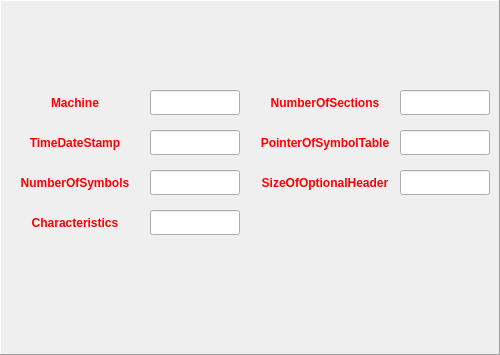
   <widget class="QFrame" name="File_HEADERSFR">
    <property name="enabled">
     <bool>true</bool>
    </property>
    <property name="geometry">
     <rect>
      <x>0</x>
      <y>25</y>
      <width>500</width>
      <height>355</height>
     </rect>
    </property>
    <property name="autoFillBackground">
     <bool>false</bool>
    </property>
    <property name="styleSheet">
     <string notr="true">#File_HEADERSFR{
border-image: url(:/image/481517.jpg);
}</string>
    </property>
    <property name="frameShape">
     <enum>QFrame::Panel</enum>
    </property>
    <property name="frameShadow">
     <enum>QFrame::Raised</enum>
    </property>
    <widget class="QLabel" name="label">
     <property name="geometry">
      <rect>
       <x>0</x>
       <y>90</y>
       <width>150</width>
       <height>25</height>
      </rect>
     </property>
     <property name="palette">
      <palette>
       <active>
        <colorrole role="WindowText">
         <brush brushstyle="SolidPattern">
          <color alpha="255">
           <red>255</red>
           <green>0</green>
           <blue>0</blue>
          </color>
         </brush>
        </colorrole>
        <colorrole role="Text">
         <brush brushstyle="SolidPattern">
          <color alpha="255">
           <red>0</red>
           <green>0</green>
           <blue>0</blue>
          </color>
         </brush>
        </colorrole>
       </active>
       <inactive>
        <colorrole role="WindowText">
         <brush brushstyle="SolidPattern">
          <color alpha="255">
           <red>255</red>
           <green>0</green>
           <blue>0</blue>
          </color>
         </brush>
        </colorrole>
        <colorrole role="Text">
         <brush brushstyle="SolidPattern">
          <color alpha="255">
           <red>0</red>
           <green>0</green>
           <blue>0</blue>
          </color>
         </brush>
        </colorrole>
       </inactive>
       <disabled>
        <colorrole role="WindowText">
         <brush brushstyle="SolidPattern">
          <color alpha="255">
           <red>120</red>
           <green>120</green>
           <blue>120</blue>
          </color>
         </brush>
        </colorrole>
        <colorrole role="Text">
         <brush brushstyle="SolidPattern">
          <color alpha="255">
           <red>120</red>
           <green>120</green>
           <blue>120</blue>
          </color>
         </brush>
        </colorrole>
       </disabled>
      </palette>
     </property>
     <property name="font">
      <font>
       <family>Microsoft YaHei UI</family>
       <weight>75</weight>
       <bold>true</bold>
      </font>
     </property>
     <property name="acceptDrops">
      <bool>false</bool>
     </property>
     <property name="frameShape">
      <enum>QFrame::NoFrame</enum>
     </property>
     <property name="text">
      <string>Machine</string>
     </property>
     <property name="alignment">
      <set>Qt::AlignCenter</set>
     </property>
    </widget>
    <widget class="QLineEdit" name="MachineLE">
     <property name="geometry">
      <rect>
       <x>150</x>
       <y>90</y>
       <width>90</width>
       <height>25</height>
      </rect>
     </property>
     <property name="palette">
      <palette>
       <active>
        <colorrole role="WindowText">
         <brush brushstyle="SolidPattern">
          <color alpha="255">
           <red>255</red>
           <green>0</green>
           <blue>0</blue>
          </color>
         </brush>
        </colorrole>
        <colorrole role="Text">
         <brush brushstyle="SolidPattern">
          <color alpha="255">
           <red>0</red>
           <green>0</green>
           <blue>0</blue>
          </color>
         </brush>
        </colorrole>
       </active>
       <inactive>
        <colorrole role="WindowText">
         <brush brushstyle="SolidPattern">
          <color alpha="255">
           <red>255</red>
           <green>0</green>
           <blue>0</blue>
          </color>
         </brush>
        </colorrole>
        <colorrole role="Text">
         <brush brushstyle="SolidPattern">
          <color alpha="255">
           <red>0</red>
           <green>0</green>
           <blue>0</blue>
          </color>
         </brush>
        </colorrole>
       </inactive>
       <disabled>
        <colorrole role="WindowText">
         <brush brushstyle="SolidPattern">
          <color alpha="255">
           <red>120</red>
           <green>120</green>
           <blue>120</blue>
          </color>
         </brush>
        </colorrole>
        <colorrole role="Text">
         <brush brushstyle="SolidPattern">
          <color alpha="255">
           <red>120</red>
           <green>120</green>
           <blue>120</blue>
          </color>
         </brush>
        </colorrole>
       </disabled>
      </palette>
     </property>
     <property name="font">
      <font>
       <family>Microsoft YaHei UI</family>
       <weight>75</weight>
       <bold>true</bold>
      </font>
     </property>
     <property name="readOnly">
      <bool>true</bool>
     </property>
    </widget>
    <widget class="QLabel" name="label_2">
     <property name="geometry">
      <rect>
       <x>250</x>
       <y>90</y>
       <width>150</width>
       <height>25</height>
      </rect>
     </property>
     <property name="palette">
      <palette>
       <active>
        <colorrole role="WindowText">
         <brush brushstyle="SolidPattern">
          <color alpha="255">
           <red>255</red>
           <green>0</green>
           <blue>0</blue>
          </color>
         </brush>
        </colorrole>
        <colorrole role="Text">
         <brush brushstyle="SolidPattern">
          <color alpha="255">
           <red>0</red>
           <green>0</green>
           <blue>0</blue>
          </color>
         </brush>
        </colorrole>
       </active>
       <inactive>
        <colorrole role="WindowText">
         <brush brushstyle="SolidPattern">
          <color alpha="255">
           <red>255</red>
           <green>0</green>
           <blue>0</blue>
          </color>
         </brush>
        </colorrole>
        <colorrole role="Text">
         <brush brushstyle="SolidPattern">
          <color alpha="255">
           <red>0</red>
           <green>0</green>
           <blue>0</blue>
          </color>
         </brush>
        </colorrole>
       </inactive>
       <disabled>
        <colorrole role="WindowText">
         <brush brushstyle="SolidPattern">
          <color alpha="255">
           <red>120</red>
           <green>120</green>
           <blue>120</blue>
          </color>
         </brush>
        </colorrole>
        <colorrole role="Text">
         <brush brushstyle="SolidPattern">
          <color alpha="255">
           <red>120</red>
           <green>120</green>
           <blue>120</blue>
          </color>
         </brush>
        </colorrole>
       </disabled>
      </palette>
     </property>
     <property name="font">
      <font>
       <family>Microsoft YaHei UI</family>
       <weight>75</weight>
       <bold>true</bold>
      </font>
     </property>
     <property name="acceptDrops">
      <bool>false</bool>
     </property>
     <property name="frameShape">
      <enum>QFrame::NoFrame</enum>
     </property>
     <property name="text">
      <string>NumberOfSections</string>
     </property>
     <property name="alignment">
      <set>Qt::AlignCenter</set>
     </property>
    </widget>
    <widget class="QLineEdit" name="NumberOfSectionsLE">
     <property name="geometry">
      <rect>
       <x>400</x>
       <y>90</y>
       <width>90</width>
       <height>25</height>
      </rect>
     </property>
     <property name="palette">
      <palette>
       <active>
        <colorrole role="WindowText">
         <brush brushstyle="SolidPattern">
          <color alpha="255">
           <red>255</red>
           <green>0</green>
           <blue>0</blue>
          </color>
         </brush>
        </colorrole>
        <colorrole role="Text">
         <brush brushstyle="SolidPattern">
          <color alpha="255">
           <red>0</red>
           <green>0</green>
           <blue>0</blue>
          </color>
         </brush>
        </colorrole>
       </active>
       <inactive>
        <colorrole role="WindowText">
         <brush brushstyle="SolidPattern">
          <color alpha="255">
           <red>255</red>
           <green>0</green>
           <blue>0</blue>
          </color>
         </brush>
        </colorrole>
        <colorrole role="Text">
         <brush brushstyle="SolidPattern">
          <color alpha="255">
           <red>0</red>
           <green>0</green>
           <blue>0</blue>
          </color>
         </brush>
        </colorrole>
       </inactive>
       <disabled>
        <colorrole role="WindowText">
         <brush brushstyle="SolidPattern">
          <color alpha="255">
           <red>120</red>
           <green>120</green>
           <blue>120</blue>
          </color>
         </brush>
        </colorrole>
        <colorrole role="Text">
         <brush brushstyle="SolidPattern">
          <color alpha="255">
           <red>120</red>
           <green>120</green>
           <blue>120</blue>
          </color>
         </brush>
        </colorrole>
       </disabled>
      </palette>
     </property>
     <property name="font">
      <font>
       <family>Microsoft YaHei UI</family>
       <weight>75</weight>
       <bold>true</bold>
      </font>
     </property>
     <property name="readOnly">
      <bool>true</bool>
     </property>
    </widget>
    <widget class="QLineEdit" name="TimeDateStampLE">
     <property name="geometry">
      <rect>
       <x>150</x>
       <y>130</y>
       <width>90</width>
       <height>25</height>
      </rect>
     </property>
     <property name="palette">
      <palette>
       <active>
        <colorrole role="WindowText">
         <brush brushstyle="SolidPattern">
          <color alpha="255">
           <red>255</red>
           <green>0</green>
           <blue>0</blue>
          </color>
         </brush>
        </colorrole>
        <colorrole role="Text">
         <brush brushstyle="SolidPattern">
          <color alpha="255">
           <red>0</red>
           <green>0</green>
           <blue>0</blue>
          </color>
         </brush>
        </colorrole>
       </active>
       <inactive>
        <colorrole role="WindowText">
         <brush brushstyle="SolidPattern">
          <color alpha="255">
           <red>255</red>
           <green>0</green>
           <blue>0</blue>
          </color>
         </brush>
        </colorrole>
        <colorrole role="Text">
         <brush brushstyle="SolidPattern">
          <color alpha="255">
           <red>0</red>
           <green>0</green>
           <blue>0</blue>
          </color>
         </brush>
        </colorrole>
       </inactive>
       <disabled>
        <colorrole role="WindowText">
         <brush brushstyle="SolidPattern">
          <color alpha="255">
           <red>120</red>
           <green>120</green>
           <blue>120</blue>
          </color>
         </brush>
        </colorrole>
        <colorrole role="Text">
         <brush brushstyle="SolidPattern">
          <color alpha="255">
           <red>120</red>
           <green>120</green>
           <blue>120</blue>
          </color>
         </brush>
        </colorrole>
       </disabled>
      </palette>
     </property>
     <property name="font">
      <font>
       <family>Microsoft YaHei UI</family>
       <weight>75</weight>
       <bold>true</bold>
      </font>
     </property>
     <property name="readOnly">
      <bool>true</bool>
     </property>
    </widget>
    <widget class="QLabel" name="label_3">
     <property name="geometry">
      <rect>
       <x>0</x>
       <y>130</y>
       <width>150</width>
       <height>25</height>
      </rect>
     </property>
     <property name="palette">
      <palette>
       <active>
        <colorrole role="WindowText">
         <brush brushstyle="SolidPattern">
          <color alpha="255">
           <red>255</red>
           <green>0</green>
           <blue>0</blue>
          </color>
         </brush>
        </colorrole>
        <colorrole role="Text">
         <brush brushstyle="SolidPattern">
          <color alpha="255">
           <red>0</red>
           <green>0</green>
           <blue>0</blue>
          </color>
         </brush>
        </colorrole>
       </active>
       <inactive>
        <colorrole role="WindowText">
         <brush brushstyle="SolidPattern">
          <color alpha="255">
           <red>255</red>
           <green>0</green>
           <blue>0</blue>
          </color>
         </brush>
        </colorrole>
        <colorrole role="Text">
         <brush brushstyle="SolidPattern">
          <color alpha="255">
           <red>0</red>
           <green>0</green>
           <blue>0</blue>
          </color>
         </brush>
        </colorrole>
       </inactive>
       <disabled>
        <colorrole role="WindowText">
         <brush brushstyle="SolidPattern">
          <color alpha="255">
           <red>120</red>
           <green>120</green>
           <blue>120</blue>
          </color>
         </brush>
        </colorrole>
        <colorrole role="Text">
         <brush brushstyle="SolidPattern">
          <color alpha="255">
           <red>120</red>
           <green>120</green>
           <blue>120</blue>
          </color>
         </brush>
        </colorrole>
       </disabled>
      </palette>
     </property>
     <property name="font">
      <font>
       <family>Microsoft YaHei UI</family>
       <weight>75</weight>
       <bold>true</bold>
      </font>
     </property>
     <property name="acceptDrops">
      <bool>false</bool>
     </property>
     <property name="frameShape">
      <enum>QFrame::NoFrame</enum>
     </property>
     <property name="text">
      <string>TimeDateStamp</string>
     </property>
     <property name="alignment">
      <set>Qt::AlignCenter</set>
     </property>
    </widget>
    <widget class="QLineEdit" name="PointerOfSymbolTableLE">
     <property name="geometry">
      <rect>
       <x>400</x>
       <y>130</y>
       <width>90</width>
       <height>25</height>
      </rect>
     </property>
     <property name="palette">
      <palette>
       <active>
        <colorrole role="WindowText">
         <brush brushstyle="SolidPattern">
          <color alpha="255">
           <red>255</red>
           <green>0</green>
           <blue>0</blue>
          </color>
         </brush>
        </colorrole>
        <colorrole role="Text">
         <brush brushstyle="SolidPattern">
          <color alpha="255">
           <red>0</red>
           <green>0</green>
           <blue>0</blue>
          </color>
         </brush>
        </colorrole>
       </active>
       <inactive>
        <colorrole role="WindowText">
         <brush brushstyle="SolidPattern">
          <color alpha="255">
           <red>255</red>
           <green>0</green>
           <blue>0</blue>
          </color>
         </brush>
        </colorrole>
        <colorrole role="Text">
         <brush brushstyle="SolidPattern">
          <color alpha="255">
           <red>0</red>
           <green>0</green>
           <blue>0</blue>
          </color>
         </brush>
        </colorrole>
       </inactive>
       <disabled>
        <colorrole role="WindowText">
         <brush brushstyle="SolidPattern">
          <color alpha="255">
           <red>120</red>
           <green>120</green>
           <blue>120</blue>
          </color>
         </brush>
        </colorrole>
        <colorrole role="Text">
         <brush brushstyle="SolidPattern">
          <color alpha="255">
           <red>120</red>
           <green>120</green>
           <blue>120</blue>
          </color>
         </brush>
        </colorrole>
       </disabled>
      </palette>
     </property>
     <property name="font">
      <font>
       <family>Microsoft YaHei UI</family>
       <weight>75</weight>
       <bold>true</bold>
      </font>
     </property>
     <property name="readOnly">
      <bool>true</bool>
     </property>
    </widget>
    <widget class="QLabel" name="label_4">
     <property name="geometry">
      <rect>
       <x>250</x>
       <y>130</y>
       <width>150</width>
       <height>25</height>
      </rect>
     </property>
     <property name="palette">
      <palette>
       <active>
        <colorrole role="WindowText">
         <brush brushstyle="SolidPattern">
          <color alpha="255">
           <red>255</red>
           <green>0</green>
           <blue>0</blue>
          </color>
         </brush>
        </colorrole>
        <colorrole role="Text">
         <brush brushstyle="SolidPattern">
          <color alpha="255">
           <red>0</red>
           <green>0</green>
           <blue>0</blue>
          </color>
         </brush>
        </colorrole>
       </active>
       <inactive>
        <colorrole role="WindowText">
         <brush brushstyle="SolidPattern">
          <color alpha="255">
           <red>255</red>
           <green>0</green>
           <blue>0</blue>
          </color>
         </brush>
        </colorrole>
        <colorrole role="Text">
         <brush brushstyle="SolidPattern">
          <color alpha="255">
           <red>0</red>
           <green>0</green>
           <blue>0</blue>
          </color>
         </brush>
        </colorrole>
       </inactive>
       <disabled>
        <colorrole role="WindowText">
         <brush brushstyle="SolidPattern">
          <color alpha="255">
           <red>120</red>
           <green>120</green>
           <blue>120</blue>
          </color>
         </brush>
        </colorrole>
        <colorrole role="Text">
         <brush brushstyle="SolidPattern">
          <color alpha="255">
           <red>120</red>
           <green>120</green>
           <blue>120</blue>
          </color>
         </brush>
        </colorrole>
       </disabled>
      </palette>
     </property>
     <property name="font">
      <font>
       <family>Microsoft YaHei UI</family>
       <weight>75</weight>
       <bold>true</bold>
      </font>
     </property>
     <property name="acceptDrops">
      <bool>false</bool>
     </property>
     <property name="frameShape">
      <enum>QFrame::NoFrame</enum>
     </property>
     <property name="text">
      <string>PointerOfSymbolTable</string>
     </property>
     <property name="alignment">
      <set>Qt::AlignCenter</set>
     </property>
    </widget>
    <widget class="QLineEdit" name="NumberOfSymbolsLE">
     <property name="geometry">
      <rect>
       <x>150</x>
       <y>170</y>
       <width>90</width>
       <height>25</height>
      </rect>
     </property>
     <property name="palette">
      <palette>
       <active>
        <colorrole role="WindowText">
         <brush brushstyle="SolidPattern">
          <color alpha="255">
           <red>255</red>
           <green>0</green>
           <blue>0</blue>
          </color>
         </brush>
        </colorrole>
        <colorrole role="Text">
         <brush brushstyle="SolidPattern">
          <color alpha="255">
           <red>0</red>
           <green>0</green>
           <blue>0</blue>
          </color>
         </brush>
        </colorrole>
       </active>
       <inactive>
        <colorrole role="WindowText">
         <brush brushstyle="SolidPattern">
          <color alpha="255">
           <red>255</red>
           <green>0</green>
           <blue>0</blue>
          </color>
         </brush>
        </colorrole>
        <colorrole role="Text">
         <brush brushstyle="SolidPattern">
          <color alpha="255">
           <red>0</red>
           <green>0</green>
           <blue>0</blue>
          </color>
         </brush>
        </colorrole>
       </inactive>
       <disabled>
        <colorrole role="WindowText">
         <brush brushstyle="SolidPattern">
          <color alpha="255">
           <red>120</red>
           <green>120</green>
           <blue>120</blue>
          </color>
         </brush>
        </colorrole>
        <colorrole role="Text">
         <brush brushstyle="SolidPattern">
          <color alpha="255">
           <red>120</red>
           <green>120</green>
           <blue>120</blue>
          </color>
         </brush>
        </colorrole>
       </disabled>
      </palette>
     </property>
     <property name="font">
      <font>
       <family>Microsoft YaHei UI</family>
       <weight>75</weight>
       <bold>true</bold>
      </font>
     </property>
     <property name="readOnly">
      <bool>true</bool>
     </property>
    </widget>
    <widget class="QLabel" name="label_5">
     <property name="geometry">
      <rect>
       <x>0</x>
       <y>170</y>
       <width>150</width>
       <height>25</height>
      </rect>
     </property>
     <property name="palette">
      <palette>
       <active>
        <colorrole role="WindowText">
         <brush brushstyle="SolidPattern">
          <color alpha="255">
           <red>255</red>
           <green>0</green>
           <blue>0</blue>
          </color>
         </brush>
        </colorrole>
        <colorrole role="Text">
         <brush brushstyle="SolidPattern">
          <color alpha="255">
           <red>0</red>
           <green>0</green>
           <blue>0</blue>
          </color>
         </brush>
        </colorrole>
       </active>
       <inactive>
        <colorrole role="WindowText">
         <brush brushstyle="SolidPattern">
          <color alpha="255">
           <red>255</red>
           <green>0</green>
           <blue>0</blue>
          </color>
         </brush>
        </colorrole>
        <colorrole role="Text">
         <brush brushstyle="SolidPattern">
          <color alpha="255">
           <red>0</red>
           <green>0</green>
           <blue>0</blue>
          </color>
         </brush>
        </colorrole>
       </inactive>
       <disabled>
        <colorrole role="WindowText">
         <brush brushstyle="SolidPattern">
          <color alpha="255">
           <red>120</red>
           <green>120</green>
           <blue>120</blue>
          </color>
         </brush>
        </colorrole>
        <colorrole role="Text">
         <brush brushstyle="SolidPattern">
          <color alpha="255">
           <red>120</red>
           <green>120</green>
           <blue>120</blue>
          </color>
         </brush>
        </colorrole>
       </disabled>
      </palette>
     </property>
     <property name="font">
      <font>
       <family>Microsoft YaHei UI</family>
       <weight>75</weight>
       <bold>true</bold>
      </font>
     </property>
     <property name="acceptDrops">
      <bool>false</bool>
     </property>
     <property name="frameShape">
      <enum>QFrame::NoFrame</enum>
     </property>
     <property name="text">
      <string>NumberOfSymbols</string>
     </property>
     <property name="alignment">
      <set>Qt::AlignCenter</set>
     </property>
    </widget>
    <widget class="QLineEdit" name="SizeOfOptionalHeaderLE">
     <property name="geometry">
      <rect>
       <x>400</x>
       <y>170</y>
       <width>90</width>
       <height>25</height>
      </rect>
     </property>
     <property name="palette">
      <palette>
       <active>
        <colorrole role="WindowText">
         <brush brushstyle="SolidPattern">
          <color alpha="255">
           <red>255</red>
           <green>0</green>
           <blue>0</blue>
          </color>
         </brush>
        </colorrole>
        <colorrole role="Text">
         <brush brushstyle="SolidPattern">
          <color alpha="255">
           <red>0</red>
           <green>0</green>
           <blue>0</blue>
          </color>
         </brush>
        </colorrole>
       </active>
       <inactive>
        <colorrole role="WindowText">
         <brush brushstyle="SolidPattern">
          <color alpha="255">
           <red>255</red>
           <green>0</green>
           <blue>0</blue>
          </color>
         </brush>
        </colorrole>
        <colorrole role="Text">
         <brush brushstyle="SolidPattern">
          <color alpha="255">
           <red>0</red>
           <green>0</green>
           <blue>0</blue>
          </color>
         </brush>
        </colorrole>
       </inactive>
       <disabled>
        <colorrole role="WindowText">
         <brush brushstyle="SolidPattern">
          <color alpha="255">
           <red>120</red>
           <green>120</green>
           <blue>120</blue>
          </color>
         </brush>
        </colorrole>
        <colorrole role="Text">
         <brush brushstyle="SolidPattern">
          <color alpha="255">
           <red>120</red>
           <green>120</green>
           <blue>120</blue>
          </color>
         </brush>
        </colorrole>
       </disabled>
      </palette>
     </property>
     <property name="font">
      <font>
       <family>Microsoft YaHei UI</family>
       <weight>75</weight>
       <bold>true</bold>
      </font>
     </property>
     <property name="readOnly">
      <bool>true</bool>
     </property>
    </widget>
    <widget class="QLabel" name="label_6">
     <property name="geometry">
      <rect>
       <x>250</x>
       <y>170</y>
       <width>150</width>
       <height>25</height>
      </rect>
     </property>
     <property name="palette">
      <palette>
       <active>
        <colorrole role="WindowText">
         <brush brushstyle="SolidPattern">
          <color alpha="255">
           <red>255</red>
           <green>0</green>
           <blue>0</blue>
          </color>
         </brush>
        </colorrole>
        <colorrole role="Text">
         <brush brushstyle="SolidPattern">
          <color alpha="255">
           <red>0</red>
           <green>0</green>
           <blue>0</blue>
          </color>
         </brush>
        </colorrole>
       </active>
       <inactive>
        <colorrole role="WindowText">
         <brush brushstyle="SolidPattern">
          <color alpha="255">
           <red>255</red>
           <green>0</green>
           <blue>0</blue>
          </color>
         </brush>
        </colorrole>
        <colorrole role="Text">
         <brush brushstyle="SolidPattern">
          <color alpha="255">
           <red>0</red>
           <green>0</green>
           <blue>0</blue>
          </color>
         </brush>
        </colorrole>
       </inactive>
       <disabled>
        <colorrole role="WindowText">
         <brush brushstyle="SolidPattern">
          <color alpha="255">
           <red>120</red>
           <green>120</green>
           <blue>120</blue>
          </color>
         </brush>
        </colorrole>
        <colorrole role="Text">
         <brush brushstyle="SolidPattern">
          <color alpha="255">
           <red>120</red>
           <green>120</green>
           <blue>120</blue>
          </color>
         </brush>
        </colorrole>
       </disabled>
      </palette>
     </property>
     <property name="font">
      <font>
       <family>Microsoft YaHei UI</family>
       <weight>75</weight>
       <bold>true</bold>
      </font>
     </property>
     <property name="acceptDrops">
      <bool>false</bool>
     </property>
     <property name="frameShape">
      <enum>QFrame::NoFrame</enum>
     </property>
     <property name="text">
      <string>SizeOfOptionalHeader</string>
     </property>
     <property name="alignment">
      <set>Qt::AlignCenter</set>
     </property>
    </widget>
    <widget class="QLineEdit" name="CharacteristicsLE">
     <property name="geometry">
      <rect>
       <x>150</x>
       <y>210</y>
       <width>90</width>
       <height>25</height>
      </rect>
     </property>
     <property name="palette">
      <palette>
       <active>
        <colorrole role="WindowText">
         <brush brushstyle="SolidPattern">
          <color alpha="255">
           <red>255</red>
           <green>0</green>
           <blue>0</blue>
          </color>
         </brush>
        </colorrole>
        <colorrole role="Text">
         <brush brushstyle="SolidPattern">
          <color alpha="255">
           <red>0</red>
           <green>0</green>
           <blue>0</blue>
          </color>
         </brush>
        </colorrole>
       </active>
       <inactive>
        <colorrole role="WindowText">
         <brush brushstyle="SolidPattern">
          <color alpha="255">
           <red>255</red>
           <green>0</green>
           <blue>0</blue>
          </color>
         </brush>
        </colorrole>
        <colorrole role="Text">
         <brush brushstyle="SolidPattern">
          <color alpha="255">
           <red>0</red>
           <green>0</green>
           <blue>0</blue>
          </color>
         </brush>
        </colorrole>
       </inactive>
       <disabled>
        <colorrole role="WindowText">
         <brush brushstyle="SolidPattern">
          <color alpha="255">
           <red>120</red>
           <green>120</green>
           <blue>120</blue>
          </color>
         </brush>
        </colorrole>
        <colorrole role="Text">
         <brush brushstyle="SolidPattern">
          <color alpha="255">
           <red>120</red>
           <green>120</green>
           <blue>120</blue>
          </color>
         </brush>
        </colorrole>
       </disabled>
      </palette>
     </property>
     <property name="font">
      <font>
       <family>Microsoft YaHei UI</family>
       <weight>75</weight>
       <bold>true</bold>
      </font>
     </property>
     <property name="readOnly">
      <bool>true</bool>
     </property>
    </widget>
    <widget class="QLabel" name="label_7">
     <property name="geometry">
      <rect>
       <x>0</x>
       <y>210</y>
       <width>150</width>
       <height>25</height>
      </rect>
     </property>
     <property name="palette">
      <palette>
       <active>
        <colorrole role="WindowText">
         <brush brushstyle="SolidPattern">
          <color alpha="255">
           <red>255</red>
           <green>0</green>
           <blue>0</blue>
          </color>
         </brush>
        </colorrole>
        <colorrole role="Text">
         <brush brushstyle="SolidPattern">
          <color alpha="255">
           <red>0</red>
           <green>0</green>
           <blue>0</blue>
          </color>
         </brush>
        </colorrole>
       </active>
       <inactive>
        <colorrole role="WindowText">
         <brush brushstyle="SolidPattern">
          <color alpha="255">
           <red>255</red>
           <green>0</green>
           <blue>0</blue>
          </color>
         </brush>
        </colorrole>
        <colorrole role="Text">
         <brush brushstyle="SolidPattern">
          <color alpha="255">
           <red>0</red>
           <green>0</green>
           <blue>0</blue>
          </color>
         </brush>
        </colorrole>
       </inactive>
       <disabled>
        <colorrole role="WindowText">
         <brush brushstyle="SolidPattern">
          <color alpha="255">
           <red>120</red>
           <green>120</green>
           <blue>120</blue>
          </color>
         </brush>
        </colorrole>
        <colorrole role="Text">
         <brush brushstyle="SolidPattern">
          <color alpha="255">
           <red>120</red>
           <green>120</green>
           <blue>120</blue>
          </color>
         </brush>
        </colorrole>
       </disabled>
      </palette>
     </property>
     <property name="font">
      <font>
       <family>Microsoft YaHei UI</family>
       <weight>75</weight>
       <bold>true</bold>
      </font>
     </property>
     <property name="acceptDrops">
      <bool>false</bool>
     </property>
     <property name="frameShape">
      <enum>QFrame::NoFrame</enum>
     </property>
     <property name="text">
      <string>Characteristics</string>
     </property>
     <property name="alignment">
      <set>Qt::AlignCenter</set>
     </property>
    </widget>
    <zorder>label</zorder>
    <zorder>MachineLE</zorder>
    <zorder>label_2</zorder>
    <zorder>NumberOfSectionsLE</zorder>
    <zorder>TimeDateStampLE</zorder>
    <zorder>label_3</zorder>
    <zorder>PointerOfSymbolTableLE</zorder>
    <zorder>label_4</zorder>
    <zorder>NumberOfSymbolsLE</zorder>
    <zorder>label_5</zorder>
    <zorder>SizeOfOptionalHeaderLE</zorder>
    <zorder>label_6</zorder>
    <zorder>CharacteristicsLE</zorder>
    <zorder>label_7</zorder>
    <zorder>Optional_HEADERSFR1</zorder>
    <zorder>Optional_HEADERSFR1</zorder>
   </widget>
